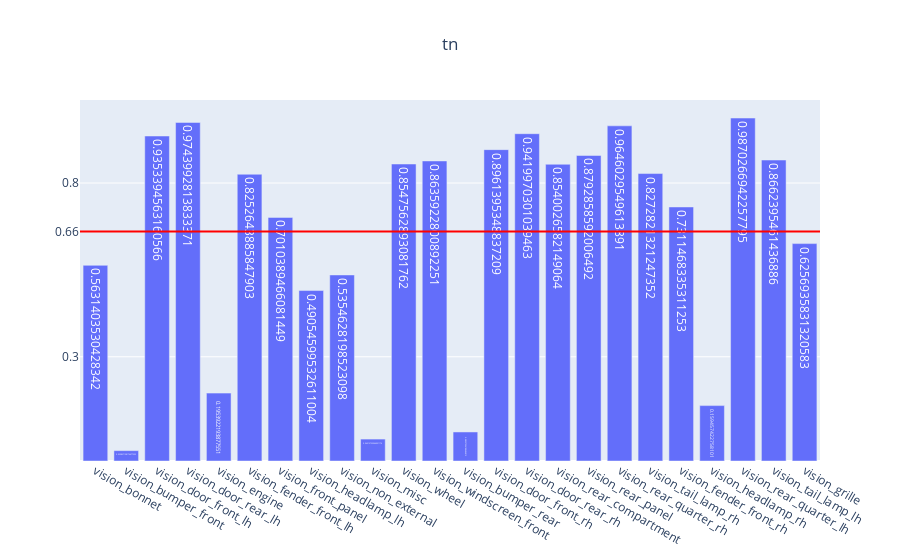

Notebook code cell kept with this figure:
### Code cell
genVisMulitlabel(partEvalMetrics, "tn")

### Figure 1 — Plotly figure (JSON) as saved in the notebook; plotly's stock layout.template omitted (floating-point values rounded to 4 significant figures)
{"data": [{"text": [0.5631, 0.02983, 0.9353, 0.9744, 0.1954, 0.8253, 0.701, 0.4905, 0.5355, 0.06313, 0.8548, 0.8636, 0.08357, 0.8961, 0.942, 0.854, 0.8793, 0.9646, 0.8273, 0.7311, 0.1595, 0.987, 0.8662, 0.6257], "type": "bar", "x": ["vision_bonnet", "vision_bumper_front", "vision_door_front_lh", "vision_door_rear_lh", "vision_engine", "vision_fender_front_lh", "vision_front_panel", "vision_headlamp_lh", "vision_non_external", "vision_misc", "vision_wheel", "vision_windscreen_front", "vision_bumper_rear", "vision_door_front_rh", "vision_door_rear_rh", "vision_rear_compartment", "vision_rear_panel", "vision_rear_quarter_rh", "vision_tail_lamp_rh", "vision_fender_front_rh", "vision_headlamp_rh", "vision_rear_quarter_lh", "vision_tail_lamp_lh", "vision_grille"], "y": [0.5631, 0.02983, 0.9353, 0.9744, 0.1954, 0.8253, 0.701, 0.4905, 0.5355, 0.06313, 0.8548, 0.8636, 0.08357, 0.8961, 0.942, 0.854, 0.8793, 0.9646, 0.8273, 0.7311, 0.1595, 0.987, 0.8662, 0.6257]}], "layout": {"shapes": [{"line": {"color": "red", "width": 2}, "type": "line", "x0": 0, "x1": 1, "xref": "x domain", "y0": 0.6603, "y1": 0.6603, "yref": "y"}], "title": {"text": "tn", "x": 0.5}, "yaxis": {"tickmode": "array", "tickvals": ["0.66", 0.3, 0.8]}}}
